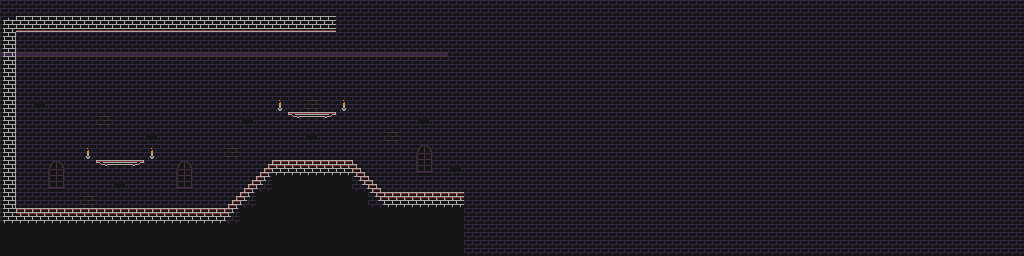

Rendered tile map (Tiled .tmx) drawn with the repository's tilesets; below, a short description and the map source with its tile grids summarised:
An orthogonal 64x16 tile map with 16x16 px tiles, 5 tile layers (Background, Background2, Collision, Platforms, ...) and 24 objects.

<map version="1.0" orientation="orthogonal" renderorder="right-down" width="64" height="16" tilewidth="16" tileheight="16" nextobjectid="1">
 <tileset firstgid="1" name="BlackRed_test" tilewidth="16" tileheight="16" tilecount="256" columns="16">
  <image source="../Sprites/Tiles/castle_black_tiles.png" trans="ff00ff" width="256" height="256" />
  <tile id="0">
   <objectgroup draworder="index" />
  </tile>
  <tile id="1">
   <objectgroup draworder="index" />
  </tile>
  <tile id="16">
   <objectgroup draworder="index" />
  </tile>
  <tile id="17">
   <objectgroup draworder="index" />
  </tile>
  <tile id="48">
   <objectgroup draworder="index">
    <object id="2" x="0" y="0" width="16" height="1" />
   </objectgroup>
  </tile>
  <tile id="49">
   <objectgroup draworder="index">
    <object id="1" x="0" y="0" width="16" height="1" />
   </objectgroup>
  </tile>
  <tile id="50">
   <objectgroup draworder="index">
    <object id="1" x="0" y="0" width="16" height="1" />
   </objectgroup>
  </tile>
  <tile id="64">
   <objectgroup draworder="index">
    <object id="1" x="0" y="0" width="16" height="16" />
   </objectgroup>
  </tile>
  <tile id="65">
   <objectgroup draworder="index">
    <object id="1" x="0" y="0" width="16" height="16" />
   </objectgroup>
  </tile>
  <tile id="66">
   <objectgroup draworder="index">
    <object id="1" x="0" y="0" width="16" height="16" />
   </objectgroup>
  </tile>
  <tile id="67">
   <objectgroup draworder="index">
    <object id="2" x="0" y="0" width="16" height="16" />
   </objectgroup>
  </tile>
  <tile id="80">
   <objectgroup draworder="index">
    <object id="3" x="0" y="0">
     <polygon points="0,0 16,16 0,16" />
    </object>
   </objectgroup>
  </tile>
  <tile id="81">
   <objectgroup draworder="index">
    <object id="2" x="0" y="16">
     <polygon points="0,0 16,-16 16,0" />
    </object>
   </objectgroup>
  </tile>
  <tile id="82">
   <objectgroup draworder="index">
    <object id="1" x="0" y="0">
     <polygon points="0,0 16,16 0,16" />
    </object>
   </objectgroup>
  </tile>
  <tile id="83">
   <properties>
    <property name="unity:layer" value="Collision" />
   </properties>
   <objectgroup draworder="index">
    <object id="1" x="0" y="16">
     <polygon points="0,0 16,-16 16,0" />
    </object>
   </objectgroup>
  </tile>
  <tile id="96">
   <objectgroup draworder="index">
    <object id="2" x="0" y="0">
     <polygon points="0,0 16,16 16,0" />
    </object>
   </objectgroup>
  </tile>
  <tile id="97">
   <objectgroup draworder="index">
    <object id="1" x="0" y="16">
     <polygon points="0,0 16,-16 0,-16" />
    </object>
   </objectgroup>
  </tile>
  <tile id="98">
   <objectgroup draworder="index">
    <object id="1" x="0" y="0">
     <polygon points="0,0 16,16 16,0" />
    </object>
   </objectgroup>
  </tile>
  <tile id="99">
   <objectgroup draworder="index">
    <object id="1" x="16" y="0">
     <polygon points="0,0 -16,16 -16,0" />
    </object>
   </objectgroup>
  </tile>
  <tile id="112">
   <objectgroup draworder="index">
    <object id="1" x="0" y="0" width="16" height="16" />
   </objectgroup>
  </tile>
  <tile id="113">
   <objectgroup draworder="index">
    <object id="1" x="0" y="0" width="16" height="16" />
   </objectgroup>
  </tile>
  <tile id="114">
   <objectgroup draworder="index">
    <object id="1" x="0" y="0" width="16" height="16" />
   </objectgroup>
  </tile>
  <tile id="115">
   <objectgroup draworder="index">
    <object id="1" x="0" y="0" width="16" height="16" />
   </objectgroup>
  </tile>
  <tile id="116">
   <objectgroup draworder="index">
    <object id="2" x="0" y="0" width="16" height="16" />
   </objectgroup>
  </tile>
  <tile id="130">
   <objectgroup draworder="index">
    <object id="1" x="0" y="0" width="16" height="16" />
   </objectgroup>
  </tile>
  <tile id="131">
   <objectgroup draworder="index">
    <object id="1" x="0" y="0" width="16" height="16" />
   </objectgroup>
  </tile>
  <tile id="132">
   <objectgroup draworder="index">
    <object id="1" x="0" y="0" width="16" height="16" />
   </objectgroup>
  </tile>
  <tile id="146">
   <objectgroup draworder="index">
    <object id="1" x="0" y="0" width="16" height="16" />
   </objectgroup>
  </tile>
  <tile id="192">
   <animation>
    <frame tileid="192" duration="100" />
    <frame tileid="193" duration="100" />
    <frame tileid="194" duration="100" />
   </animation>
  </tile>
 </tileset>
 <layer name="Background" width="64" height="16">
  <data>[1024 cells, 1024 non-empty, 1 distinct tile ids]</data>
 </layer>
 <layer name="Background2" width="64" height="16">
  <data>[1024 cells, 940 non-empty, 6 distinct tile ids]</data>
 </layer>
 <layer name="Collision" width="64" height="16">
  <properties>
   <property name="unity:layer" value="Collision" />
  </properties>
  <data>[1024 cells, 70 non-empty, 10 distinct tile ids]</data>
 </layer>
 <layer name="Platforms" width="64" height="16">
  <properties>
   <property name="unity:layer" value="Platform" />
  </properties>
  <data>[1024 cells, 6 non-empty, 3 distinct tile ids]</data>
 </layer>
 <layer name="Foreground" width="64" height="16">
  <data>[1024 cells, 0 non-empty, 0 distinct tile ids]</data>
 </layer>
</map>